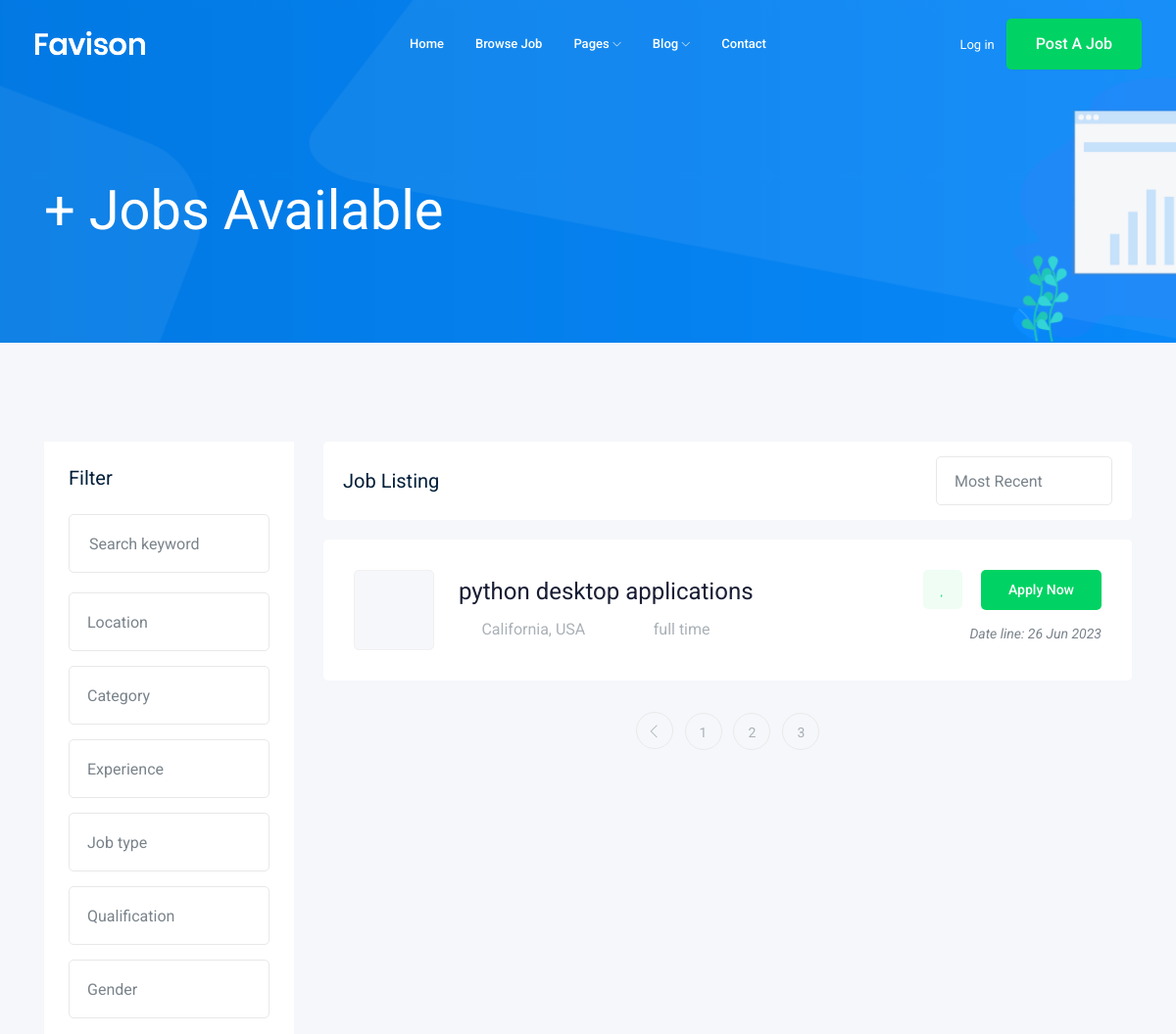
Page /jobs/?page=4 (upper part) on the earlier database version.
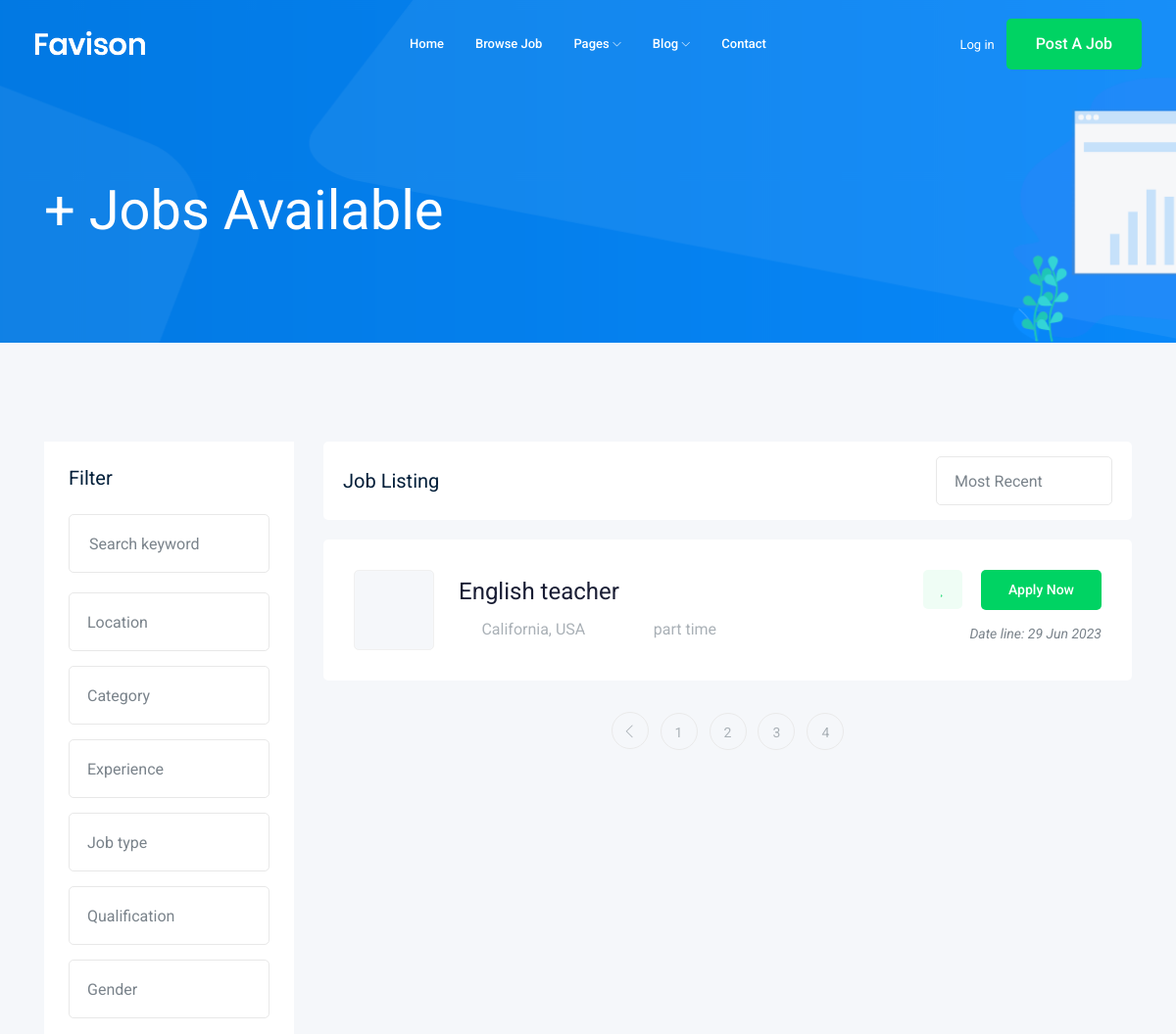
Same page on the later database version.
### job/models.py (models this page shows)
class Job(models.Model):
    title = models.CharField(max_length=100)  # column
    job_type = models.CharField(max_length=15, choices=JOB_TYPE)
    description = models.TextField(max_length=1000)
    published_at = models.DateTimeField(auto_now=True)
    vacuncy = models.IntegerField(default=1)
    salary = models.IntegerField(default=0)
    experiance = models.IntegerField(default=1)
    category = models.ForeignKey('Category', on_delete=models.CASCADE)
    image = models.ImageField(upload_to='jobs/')
    def __str__(self):
        return self.title

### job/views.py (the view)
# urls.py: path('', views.job_list),
def job_list(requests):
    jobs_list = Job.objects.all()
    paginator = Paginator(jobs_list, 1)
    page_number = requests.GET.get("page")
    page_obj = paginator.get_page(page_number)
    context = {'jobs': page_obj}
    return render(requests, 'job/job_list.html', context)

### job/templates/job/job_list.html (shortened to what this page needs)
{% extends 'base.html' %}
 {% block body %}
    <div class="bradcam_area bradcam_bg_1">
        <div class="container">
            <div class="row">
                <div class="col-xl-12">
                    <div class="bradcam_text">
                        <h3>{{jobs.length}}+ Jobs Available</h3>
                    </div>
                </div>
            </div>
        </div>
    </div>
    <div class="job_listing_area plus_padding">
        <div class="container">
            <div class="row">
                <div class="col-lg-3">
                    <div class="job_filter white-bg">
                        <div class="form_inner white-bg">
                            <h3>Filter</h3>
                            <form action="#">
                                <div class="row">
                                    <div class="col-lg-12">
                                        <div class="single_field">
                                            <input type="text" placeholder="Search keyword">
                                        </div>
                                    </div>
                                    <div class="col-lg-12">
                                    </div>
                                    <div class="col-lg-12">
                                    </div>
                                    <div class="col-lg-12">
                                    </div>
                                    <div class="col-lg-12">
                                    </div>
                                    <div class="col-lg-12">
                                    </div>
                                    <div class="col-lg-12">
                                    </div>
                                </div>
                            </form>
                        </div>
                    </div>
                </div>
                <div class="col-lg-9">
                    <div class="recent_joblist_wrap">
                        <div class="recent_joblist white-bg ">
                            <div class="row align-items-center">
                                <div class="col-md-6">
                                    <h4>Job Listing</h4>
                                </div>
                                <div class="col-md-6">
                                    <div class="serch_cat d-flex justify-content-end">
                                    </div>
                                </div>
                            </div>
                        </div>
                    </div>
                    <div class="job_lists m-0">
                        <div class="row">
                            {% for job in jobs %}
                            <div class="col-lg-12 col-md-12">
                                <div class="single_jobs white-bg d-flex justify-content-between">
                                    <div class="jobs_left d-flex align-items-center">
                                        <div class="thumb">
                                        </div>
                                        <div class="jobs_conetent">
                                            <a href="{% url 'jobs:job_detail' job.id %}"><h4>{{job}}</h4></a>
                                            <div class="links_locat d-flex align-items-center">
                                                <div class="location">
                                                    <p> <i class="fa fa-map-marker"></i> California, USA</p>
                                                </div>
                                                <div class="location">
                                                    <p> <i class="fa fa-clock-o"></i>{{ job.job_type}}</p>
                                                </div>
                                            </div>
                                        </div>
                                    </div>
                                    <div class="jobs_right">
                                        <div class="apply_now">
                                            <a class="heart_mark" href="#"> <i class="fa fa-heart"></i> </a>
                                            <a href="{% url 'jobs:job_detail' job.id %}" class="boxed-btn3">Apply Now</a>
                                        </div>
                                        <div class="date">
                                            <p>Date line: {{job.published_at|date:'d M o'}}</p>
                                        </div>
                                    </div>
                                </div>
                            </div>
                            {% endfor %}
                        </div>
                        {% if jobs.has_other_pages %}
                            <div class="row">
                                <div class="col-lg-12">
                                    <div class="pagination_wrap">
                                        <ul>
                                            {% if jobs.has_previous %}
                                                <li><a href="?page={{jobs.previous_page_number}}"> <i class="ti-angle-left"></i> </a></li>
                                            {% endif %}
                                            {% for i in jobs.paginator.page_range %}
                                                <li><a href="?page={{i}}"><span>{{i}}</span></a></li>
                                            {% endfor %}
                                        </ul>
                                    </div>
                                </div>
                            </div>
                        {% endif %}
                    </div>
                </div>
            </div>
        </div>
    </div>
 {% endblock %}

### templates/base.html (shortened to what this page needs)
{% load static %}
<!doctype html>
<html class="no-js" lang="zxx">
<head>
    <link rel="stylesheet" href="{% static 'css/bootstrap.min.css' %}">
    <link rel="stylesheet" href="{% static 'css/owl.carousel.min.css' %}">
    <link rel="stylesheet" href="{% static 'css/magnific-popup.css' %}">
    <link rel="stylesheet" href="{% static 'css/font-awesome.min.css' %}">
    <link rel="stylesheet" href="{% static 'css/themify-icons.css' %}">
    <link rel="stylesheet" href="{% static 'css/nice-select.css' %}">
    <link rel="stylesheet" href="{% static 'css/flaticon.css' %}">
    <link rel="stylesheet" href="{% static 'css/jquery-ui.css' %}">
    <link rel="stylesheet" href="{% static 'css/gijgo.css' %}">
    <link rel="stylesheet" href="{% static 'css/animate.min.css' %}">
    <link rel="stylesheet" href="{% static 'css/slicknav.css' %}">
    <link rel="stylesheet" href="{% static 'css/style.css' %}">
</head>
<body>
    <header>
        <div class="header-area ">
            <div id="sticky-header" class="main-header-area">
                <div class="container-fluid ">
                    <div class="header_bottom_border">
                        <div class="row align-items-center">
                            <div class="col-xl-3 col-lg-2">
                                <div class="logo">
                                    <a href="index.html">
                                        <img src="img/logo.png" alt="">
                                    </a>
                                </div>
                            </div>
                            <div class="col-xl-6 col-lg-7">
                                <div class="main-menu  d-none d-lg-block">
                                    <nav>
                                        <ul id="navigation">
                                            <li><a href="index.html">home</a></li>
                                            <li><a href="jobs.html">Browse Job</a></li>
                                            <li><a href="#">pages <i class="ti-angle-down"></i></a>
                                            </li>
                                            <li><a href="#">blog <i class="ti-angle-down"></i></a>
                                            </li>
                                            <li><a href="contact.html">Contact</a></li>
                                        </ul>
                                    </nav>
                                </div>
                            </div>
                            <div class="col-xl-3 col-lg-3 d-none d-lg-block">
                                <div class="Appointment">
                                    <div class="phone_num d-none d-xl-block">
                                        <a href="#">Log in</a>
                                    </div>
                                    <div class="d-none d-lg-block">
                                        <a class="boxed-btn3" href="#">Post a Job</a>
                                    </div>
                                </div>
                            </div>
                            <div class="col-12">
                            </div>
                        </div>
                    </div>
                </div>
            </div>
        </div>
    </header>
    {% block body %}
    {% endblock %}
</body>
</html>

Differences in the rows shown:
no longer on this page (row unchanged): Job: title "python desktop applications", job_type "full time", published_at "26 Jun 2023"
added Job: title "English teacher", job_type "part time", published_at "29 Jun 2023"
Other differences:
new list line: "4"
